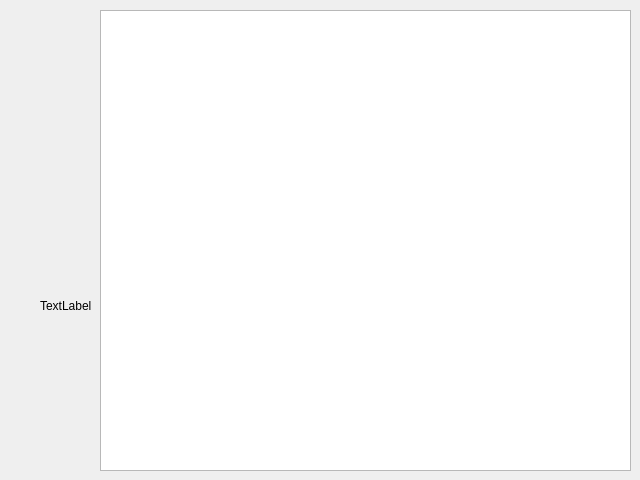
<?xml version="1.0" encoding="UTF-8"?>
<ui version="4.0">
 <class>MusicWindow</class>
 <widget class="QWidget" name="MusicWindow">
  <property name="geometry">
   <rect>
    <x>0</x>
    <y>0</y>
    <width>640</width>
    <height>480</height>
   </rect>
  </property>
  <property name="windowTitle">
   <string>Form</string>
  </property>
  <property name="autoFillBackground">
   <bool>true</bool>
  </property>
  <widget class="QPushButton" name="BackButton">
   <property name="geometry">
    <rect>
     <x>0</x>
     <y>0</y>
     <width>91</width>
     <height>101</height>
    </rect>
   </property>
   <property name="text">
    <string/>
   </property>
   <property name="icon">
    <iconset resource="Resources/biobloom.qrc">
     <normaloff>:/BackButtonIcon.png</normaloff>:/BackButtonIcon.png</iconset>
   </property>
   <property name="iconSize">
    <size>
     <width>85</width>
     <height>105</height>
    </size>
   </property>
   <property name="flat">
    <bool>true</bool>
   </property>
  </widget>
  <widget class="QListWidget" name="SongList">
   <property name="geometry">
    <rect>
     <x>100</x>
     <y>10</y>
     <width>531</width>
     <height>461</height>
    </rect>
   </property>
  </widget>
  <widget class="QPushButton" name="VolumeUp">
   <property name="geometry">
    <rect>
     <x>30</x>
     <y>250</y>
     <width>41</width>
     <height>41</height>
    </rect>
   </property>
   <property name="text">
    <string/>
   </property>
   <property name="icon">
    <iconset resource="Resources/biobloom.qrc">
     <normaloff>:/AddButtonIcon.png</normaloff>:/AddButtonIcon.png</iconset>
   </property>
   <property name="iconSize">
    <size>
     <width>41</width>
     <height>41</height>
    </size>
   </property>
   <property name="flat">
    <bool>true</bool>
   </property>
  </widget>
  <widget class="QPushButton" name="VolumeDown">
   <property name="geometry">
    <rect>
     <x>30</x>
     <y>320</y>
     <width>41</width>
     <height>41</height>
    </rect>
   </property>
   <property name="text">
    <string/>
   </property>
   <property name="icon">
    <iconset resource="Resources/biobloom.qrc">
     <normaloff>:/MinusButtonIcon.png</normaloff>:/MinusButtonIcon.png</iconset>
   </property>
   <property name="iconSize">
    <size>
     <width>41</width>
     <height>41</height>
    </size>
   </property>
   <property name="flat">
    <bool>true</bool>
   </property>
  </widget>
  <widget class="QLabel" name="VolumeLabel">
   <property name="geometry">
    <rect>
     <x>40</x>
     <y>290</y>
     <width>61</width>
     <height>31</height>
    </rect>
   </property>
   <property name="text">
    <string>TextLabel</string>
   </property>
  </widget>
  <widget class="QPushButton" name="PlayPauseButton">
   <property name="geometry">
    <rect>
     <x>0</x>
     <y>90</y>
     <width>91</width>
     <height>91</height>
    </rect>
   </property>
   <property name="text">
    <string/>
   </property>
   <property name="flat">
    <bool>true</bool>
   </property>
  </widget>
 </widget>
 <resources>
  <include location="Resources/biobloom.qrc"/>
 </resources>
 <connections/>
</ui>
